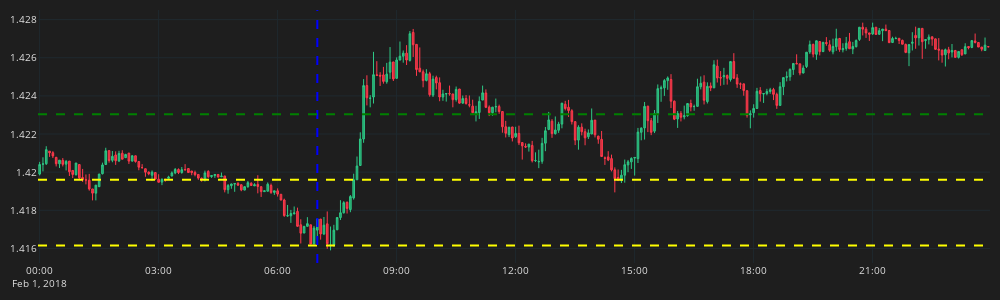

The cell this chart's notebook holds for it:
### Code cell
london_start_time = utils.get_utc_dt_from_string(f'{date} 07:00:00+00:00')
range_max = open_range[1]
range_min = open_range[0]
create_candle_plot(df, range = (open_range[1], open_range[0]), start=london_start_time, take_profit=calculate_take_profit(BUY, range_max, range_min) )

### Figure 1 — Plotly figure (JSON) as saved in the notebook; plotly's stock layout.template omitted (floating-point values rounded to 4 significant figures; data arrays with more than 128 entries replaced by an {"elided": "..."} marker saying what was removed)
{"data": [{"close": {"elided": "288 float values"}, "decreasing": {"fillcolor": "#CC2E3C", "line": {"color": "#FF3A4C"}}, "high": {"elided": "288 float values"}, "increasing": {"fillcolor": "#24A06B", "line": {"color": "#2EC886"}}, "line": {"width": 1}, "low": {"elided": "288 float values"}, "opacity": 1, "open": {"elided": "288 float values"}, "type": "candlestick", "x": {"elided": "288 str values"}}], "layout": {"font": {"color": "#e1e1e1", "size": 10}, "height": 300, "margin": {"b": 10, "l": 10, "r": 10, "t": 10}, "paper_bgcolor": "#1e1e1e", "plot_bgcolor": "#1e1e1e", "shapes": [{"line": {"color": "yellow", "dash": "dash", "width": 2}, "type": "line", "x0": 0, "x1": 1, "xref": "x domain", "y0": 1.42, "y1": 1.42, "yref": "y"}, {"line": {"color": "yellow", "dash": "dash", "width": 2}, "type": "line", "x0": 0, "x1": 1, "xref": "x domain", "y0": 1.416, "y1": 1.416, "yref": "y"}, {"line": {"color": "blue", "dash": "dash", "width": 2}, "type": "line", "x0": "2018-02-01T07:00:00+00:00", "x1": "2018-02-01T07:00:00+00:00", "xref": "x", "y0": 0, "y1": 1, "yref": "y domain"}, {"line": {"color": "green", "dash": "dash", "width": 2}, "type": "line", "x0": 0, "x1": 1, "xref": "x domain", "y0": 1.423, "y1": 1.423, "yref": "y"}], "width": 1000, "xaxis": {"fixedrange": true, "gridcolor": "#1f292f", "rangeslider": {"visible": false}, "showgrid": true}, "yaxis": {"gridcolor": "#1f292f", "showgrid": true}}}
